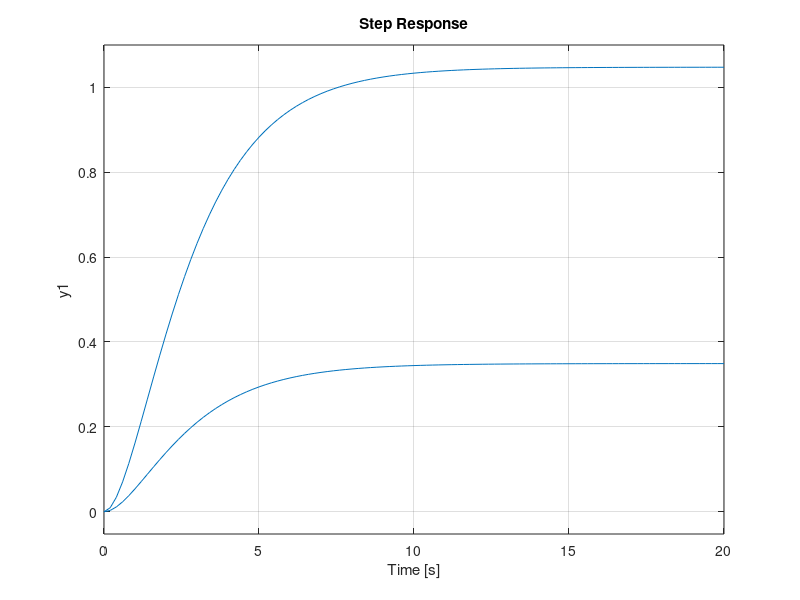

This figure's MATLAB source:
clear all;
close all;
clc;

m = 1;
b = 1.725;
k = 0.575;
j = 0.15;
l = 1;
L = 2;

M = m*l^2+j;
C = b*l^2;
K = k*l^2;

s = tf('s');

G = L/(M*s^2+C*s+K);

A1 = pi*K/(L*9);

A2 = pi*K/(L*3);

step(A1*G);
hold on;
step(A2*G);

Wn = ((k*l^2)/M)^0.5;

doisWncsi = C/M;
csi = doisWncsi/(2*Wn);


te = 4/(doisWncsi/2);

